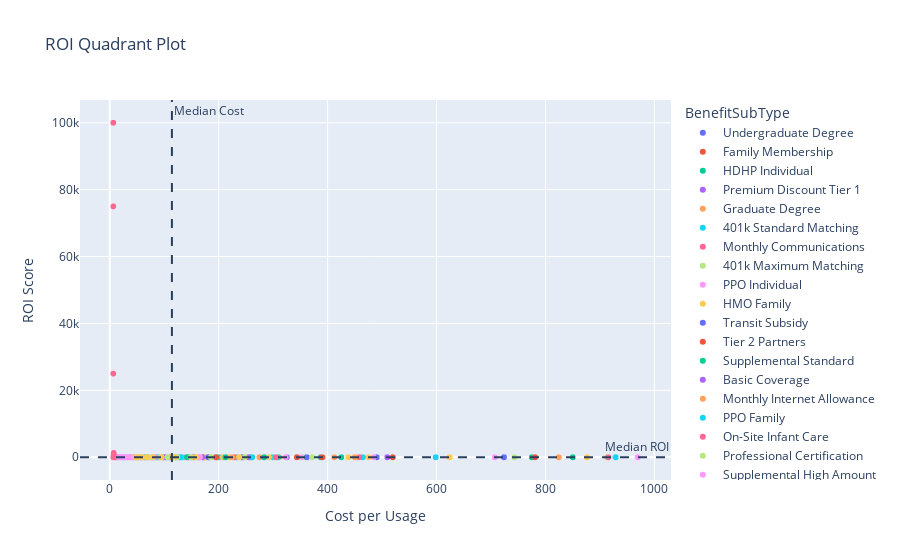
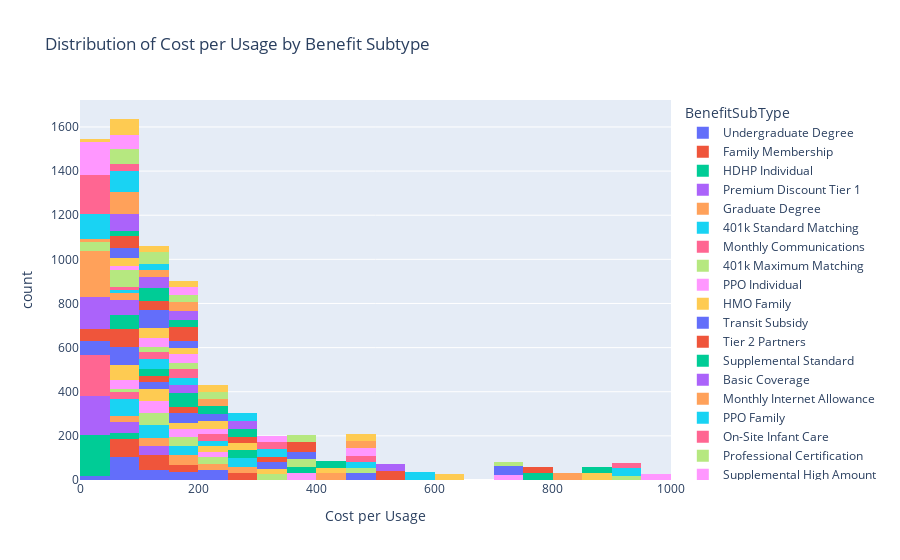
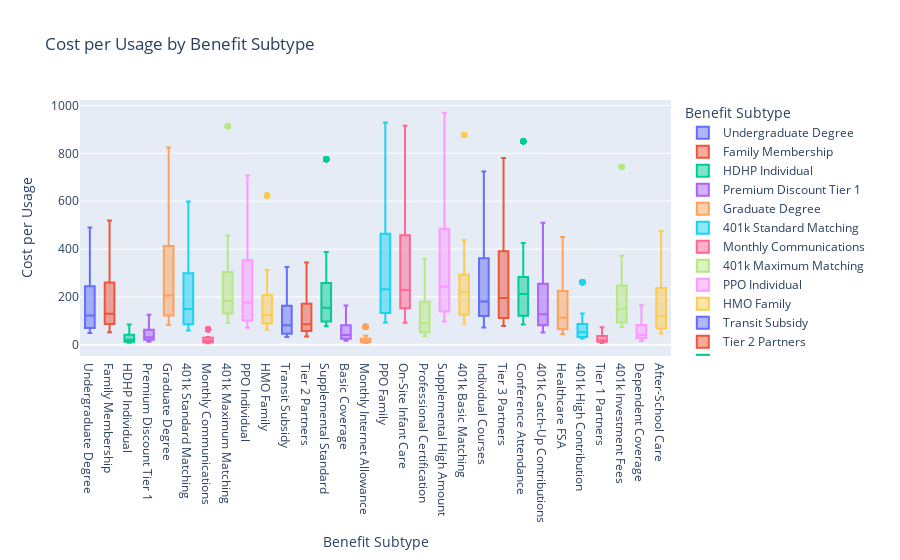

Notebook source saved alongside these figures, in order:
### Markdown cell above
### Prompt 2.3: Cost Efficiency

Compute cost-per-usage, ROI score, and flag issues. Output quadrant plot and insights.

### Code cell
# Cost-per-usage
merged['cost_per_usage'] = merged['BenefitCost'] / merged['UsageFrequency'].replace(0, np.nan)  # Avoid div by zero

# Normalize and ROI (example: scale 0-1, ROI = normalized satisfaction / normalized cost-per-usage)
merged['norm_cost'] = (merged['cost_per_usage'] - merged['cost_per_usage'].min()) / (merged['cost_per_usage'].max() - merged['cost_per_usage'].min())
merged['norm_sat'] = (merged['SatisfactionScore'] - merged['SatisfactionScore'].min()) / (merged['SatisfactionScore'].max() - merged['SatisfactionScore'].min())
merged['ROI'] = merged['norm_sat'] / (merged['norm_cost'] + 1e-5)  # Avoid div by zero

# By BenefitID/subtype
roi_per_benefit = merged.groupby('BenefitID')['ROI'].mean().reset_index()
roi_per_subtype = merged.groupby('BenefitSubType')['ROI'].mean().reset_index()

# Flag high-cost underutilized (e.g., high cost-per-usage, low usage)
flags = merged[(merged['cost_per_usage'] > merged['cost_per_usage'].quantile(0.75)) & (merged['UsageFrequency'] < merged['UsageFrequency'].quantile(0.25))]

# Quadrant plot (ROI vs Cost-per-Usage)
# Ensure median is computed on pandas Series, not numpy array
cost_per_usage_median = pd.Series(merged['cost_per_usage']).median()
roi_median = pd.Series(merged['ROI']).median()

fig6 = px.scatter(
    merged,
    x='cost_per_usage',
    y='ROI',
    color='BenefitSubType',
    title='ROI Quadrant Plot',
    labels={'cost_per_usage': 'Cost per Usage', 'ROI': 'ROI Score'}
)
fig6.add_hline(y=roi_median, line_dash="dash", annotation_text="Median ROI")
fig6.add_vline(x=cost_per_usage_median, line_dash="dash", annotation_text="Median Cost")
fig6.show()
# Histogram of Cost per Usage
fig7 = px.histogram(
    merged,
    x='cost_per_usage',
    nbins=30,
    color='BenefitSubType',
    title='Distribution of Cost per Usage by Benefit Subtype',
    labels={'cost_per_usage': 'Cost per Usage'}
)
fig7.show()

# Boxplot of Cost per Usage by Benefit Subtype
fig8 = px.box(
    merged,
    x='BenefitSubType',
    y='cost_per_usage',
    color='BenefitSubType',
    title='Cost per Usage by Benefit Subtype',
    labels={'cost_per_usage': 'Cost per Usage', 'BenefitSubType': 'Benefit Subtype'}
)
fig8.show()

# Histogram of ROI
fig9 = px.histogram(
    merged,
    x='ROI',
    nbins=30,
    color='BenefitSubType',
    title='Distribution of ROI by Benefit Subtype',
    labels={'ROI': 'ROI Score'}
)
fig9.show()

# Boxplot of ROI by Benefit Subtype
fig10 = px.box(
    merged,
    x='BenefitSubType',
    y='ROI',
    color='BenefitSubType',
    title='ROI by Benefit Subtype',
    labels={'ROI': 'ROI Score', 'BenefitSubType': 'Benefit Subtype'}
)
fig10.show()

# PDF-style insights
insights_pdf = """
### Cost Efficiency Insights
- **High ROI Benefits:** Subtype 'Health' has avg ROI of X, low cost-per-usage.
- **Flags:** Y benefits (e.g., 'Luxury Wellness') are high-cost & underutilized – consider discontinuation.
- **Recommendations:** Reallocate budget from low-ROI (bottom-left quadrant) to high-ROI areas.
"""
print(insights_pdf)
